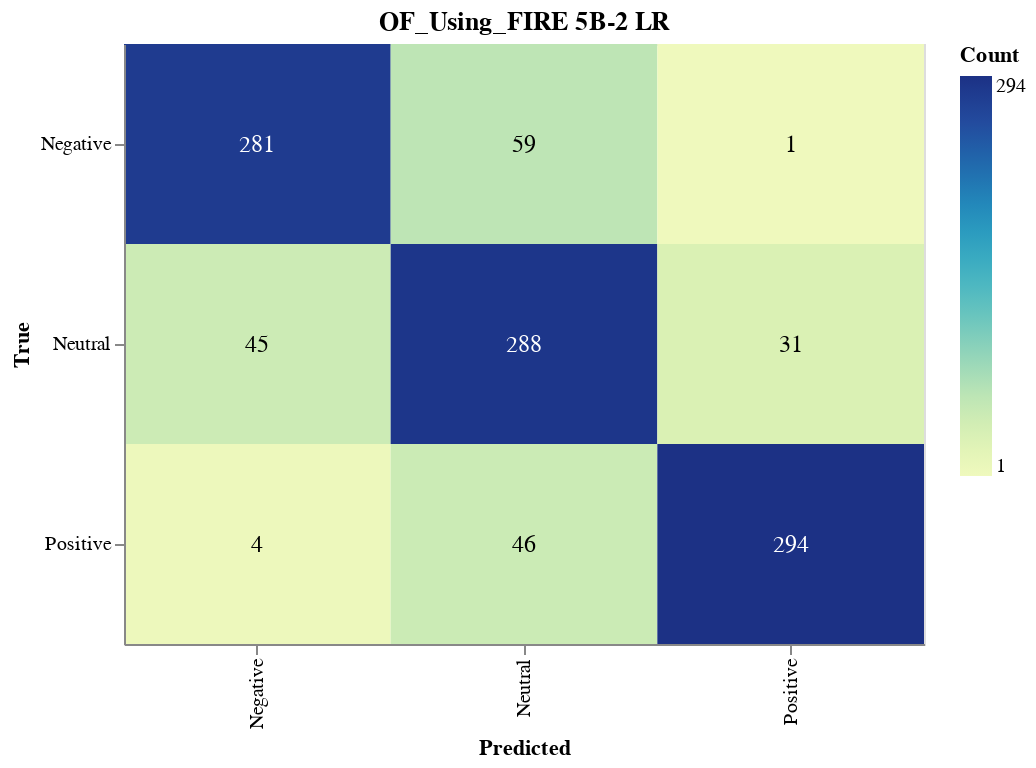

The notebook cell this image was saved under:
### Markdown cell above
#### Save Confusion Matrix

### Code cell
import altair as alt
import altair_saver
import pandas as pd
from sklearn.metrics import confusion_matrix

# Calculate the confusion matrix
cm = confusion_matrix(true_labels, lr_validation_predictions)

# Define class names
class_names = ['Negative', 'Neutral', 'Positive']

# Convert confusion matrix to DataFrame
cm_df = pd.DataFrame(cm, index=class_names, columns=class_names).reset_index().melt(id_vars='index')
cm_df.columns = ['True', 'Predicted', 'Count']

# Ensure the order of categories
cm_df['True'] = pd.Categorical(cm_df['True'], categories=class_names, ordered=True)
cm_df['Predicted'] = pd.Categorical(cm_df['Predicted'], categories=class_names, ordered=True)

# Create the Altair plot
heatmap = alt.Chart(cm_df).mark_rect().encode(
    x=alt.X('Predicted:O', sort=class_names),
    y=alt.Y('True:O', sort=class_names),
    color='Count:Q',
    tooltip=['True', 'Predicted', 'Count']
).properties(
    width=400,
    height=300,
    title='OF_Using_FIRE 5B-2 LR'
)

# Add text labels
text = heatmap.mark_text(
    align='center',
    baseline='middle',
    fontSize=12
).encode(
    text='Count:Q',
    color=alt.condition(
        alt.datum.Count > cm.max() / 2,
        alt.value('white'),
        alt.value('black')
    )
)

# Combine heatmap and text
final_chart = heatmap + text

# Display the plot
final_chart.show()

### Figure 1 — Vega-Lite specification as saved in the notebook (floating-point values rounded to 4 significant figures)
{"config": {"view": {"continuousWidth": 300, "continuousHeight": 300}}, "layer": [{"mark": {"type": "rect"}, "encoding": {"color": {"field": "Count", "type": "quantitative"}, "tooltip": [{"field": "True", "type": "ordinal"}, {"field": "Predicted", "type": "ordinal"}, {"field": "Count", "type": "quantitative"}], "x": {"field": "Predicted", "sort": ["Negative", "Neutral", "Positive"], "type": "ordinal"}, "y": {"field": "True", "sort": ["Negative", "Neutral", "Positive"], "type": "ordinal"}}, "title": "OF_Using_FIRE 5B-2 LR"}, {"mark": {"type": "text", "align": "center", "baseline": "middle", "fontSize": 12}, "encoding": {"color": {"condition": {"test": "(datum.Count > 147.0)", "value": "white"}, "value": "black"}, "text": {"field": "Count", "type": "quantitative"}, "tooltip": [{"field": "True", "type": "ordinal"}, {"field": "Predicted", "type": "ordinal"}, {"field": "Count", "type": "quantitative"}], "x": {"field": "Predicted", "sort": ["Negative", "Neutral", "Positive"], "type": "ordinal"}, "y": {"field": "True", "sort": ["Negative", "Neutral", "Positive"], "type": "ordinal"}}, "title": "OF_Using_FIRE 5B-2 LR"}], "data": {"name": "data-550103ab16615e5dce7a6f11312120e1"}, "height": 300, "width": 400, "$schema": "https://vega.github.io/schema/vega-lite/v5.17.0.json", "datasets": {"data-550103ab16615e5dce7a6f11312120e1": [{"True": "Negative", "Predicted": "Negative", "Count": 281}, {"True": "Neutral", "Predicted": "Negative", "Count": 45}, {"True": "Positive", "Predicted": "Negative", "Count": 4}, {"True": "Negative", "Predicted": "Neutral", "Count": 59}, {"True": "Neutral", "Predicted": "Neutral", "Count": 288}, {"True": "Positive", "Predicted": "Neutral", "Count": 46}, {"True": "Negative", "Predicted": "Positive", "Count": 1}, {"True": "Neutral", "Predicted": "Positive", "Count": 31}, {"True": "Positive", "Predicted": "Positive", "Count": 294}]}}
